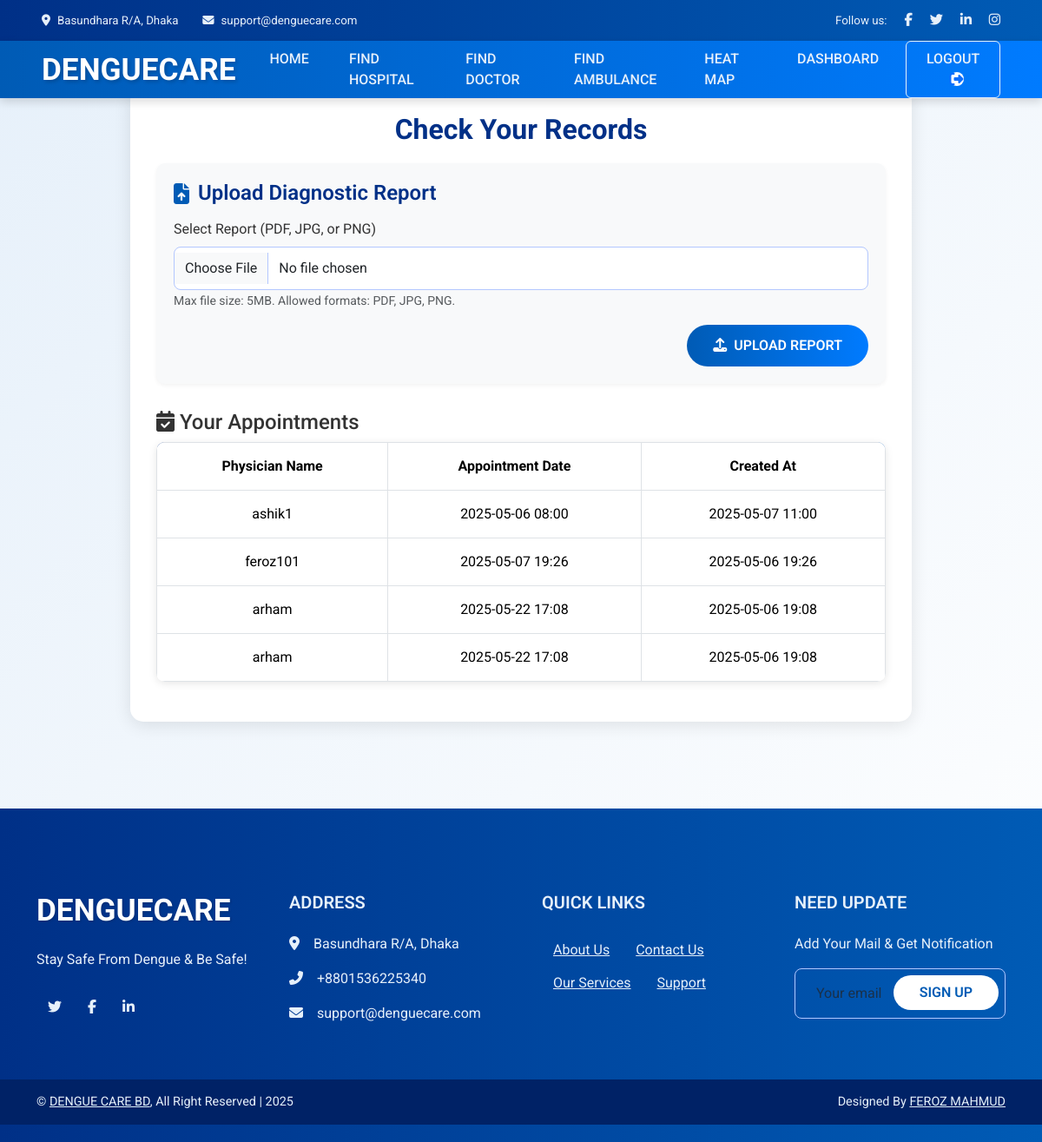
/pages/check_records.php (signed in), run on the app's committed database.
### tables this page shows
CREATE TABLE `appointments` (
  `id` int(11) NOT NULL,
  `patient_id` int(11) NOT NULL,
  `physician_id` int(11) NOT NULL,
  `appointment_date` datetime NOT NULL,
  `created_at` timestamp NOT NULL DEFAULT current_timestamp()
);

CREATE TABLE `physicians` (
  `id` int(11) NOT NULL,
  `full_name` varchar(255) NOT NULL,
  `gender` enum('Male','Female','Other') NOT NULL,
  `email` varchar(255) NOT NULL,
  `mobile` varchar(20) NOT NULL,
  `nid_no` varchar(50) NOT NULL,
  `bmdc_reg_no` varchar(50) NOT NULL,
  `username` varchar(50) NOT NULL,
  `password` varchar(255) NOT NULL,
  `created_at` timestamp NOT NULL DEFAULT current_timestamp()
);

### pages/check_records.php (the view, shortened to what this page needs)
<?php
require 'db_connect.php';
try {
    $stmt = $conn->prepare("
        SELECT a.id, a.appointment_date, a.created_at, p.username AS physician_name
        FROM appointments a
        JOIN physicians p ON a.physician_id = p.id
        WHERE a.patient_id = :patient_id
        ORDER BY a.created_at DESC
    ");
    $stmt->execute(['patient_id' => $_SESSION['user_id']]);
    $appointments = $stmt->fetchAll(PDO::FETCH_ASSOC);
} catch (PDOException $e) {
    $error = "Error fetching appointments: " . $e->getMessage();
    error_log("Appointment fetch error: " . $e->getMessage());
}
?>
<!DOCTYPE html>
<html lang="en">
<head>
    <link href="https://cdn.jsdelivr.net/npm/bootstrap@5.3.3/dist/css/bootstrap.min.css" rel="stylesheet">
    <link rel="stylesheet" href="https://cdnjs.cloudflare.com/ajax/libs/font-awesome/6.6.0/css/all.min.css">
</head>
<body>
    <div class="container-fluid fixed-top px-0">
        <div class="top-bar row gx-0 align-items-center d-none d-lg-flex">
            <div class="col-lg-6 px-5 text-start">
                <small><i class="fa fa-map-marker-alt me-2"></i>Basundhara R/A, Dhaka</small>
                <small class="ms-4"><i class="fa fa-envelope me-2"></i>support@denguecare.com</small>
            </div>
            <div class="col-lg-6 px-5 text-end">
                <small>Follow us:</small>
                <a class="ms-3" href="https://www.facebook.com/Feeerozzz"><i class="fab fa-facebook-f"></i></a>
                <a class="ms-3" href="https://www.twitter.com/Feeerozzz"><i class="fab fa-twitter"></i></a>
                <a class="ms-3" href="https://www.linkedin.com/Feroz.mahmud36"><i class="fab fa-linkedin-in"></i></a>
                <a class="ms-3" href="https://www.instagram.com/Feeerozzz"><i class="fab fa-instagram"></i></a>
            </div>
        </div>
        <nav class="navbar navbar-expand-lg navbar-dark py-lg-0 px-lg-5">
            <a href="index.html" class="navbar-brand ms-4 ms-lg-0">
                <h1 class="fw-bold m-0">DENGUE<span class="text-white">CARE</span></h1>
            </a>
            <div class="collapse navbar-collapse" id="navbarCollapse">
                <div class="navbar-nav ms-auto p-4 p-lg-0">
                    <a href="index.html" class="nav-item nav-link">HOME</a>
                    <a href="about.html" class="nav-item nav-link">FIND HOSPITAL</a>
                    <a href="find_doctor.html" class="nav-item nav-link">FIND DOCTOR</a>
                    <a href="find_ambulance.html" class="nav-item nav-link">FIND AMBULANCE</a>
                    <a href="heatmap.html" class="nav-item nav-link">HEAT MAP</a>
                    <a href="patient_dashboard.php" class="nav-item nav-link">DASHBOARD</a>
                </div>
                <div class="d-none d-lg-flex ms-2">
                    <form action="logout.php" method="POST">
                        <button type="submit" class="btn btn-outline-light py-2 px-3">
                            LOGOUT
                            <div class="d-inline-flex btn-sm-square bg-white text-primary rounded-circle ms-2">
                                <i class="fa fa-sign-out-alt"></i>
                            </div>
                        </button>
                    </form>
                </div>
            </div>
        </nav>
    </div>
    <div class="container content-container fade-in">
        <h2>Check Your Records</h2>
        <div class="form-section">
            <h4><i class="fas fa-file-upload"></i> Upload Diagnostic Report</h4>
            <form action="check_records.php" method="POST" enctype="multipart/form-data" onsubmit="return validateFile()">
                <div class="mb-3">
                    <label for="diagnosis_report" class="form-label">Select Report (PDF, JPG, or PNG)</label>
                    <input type="file" class="form-control" id="diagnosis_report" name="diagnosis_report" accept=".pdf,.jpg,.jpeg,.png" required>
                    <small class="form-text text-muted">Max file size: 5MB. Allowed formats: PDF, JPG, PNG.</small>
                </div>
                <div class="text-end">
                    <button type="submit" class="btn btn-primary">
                        <i class="fas fa-upload me-2"></i>Upload Report
                    </button>
                </div>
            </form>
        </div>
        <div class="table-container">
            <h4><i class="fas fa-calendar-check"></i> Your Appointments</h4>
            <?php if (!empty($appointments)) { ?>
                <table class="table table-bordered">
                    <thead>
                        <tr>
                            <th>Physician Name</th>
                            <th>Appointment Date</th>
                            <th>Created At</th>
                        </tr>
                    </thead>
                    <tbody>
                        <?php foreach ($appointments as $appointment) { ?>
                            <tr>
                                <td><?php echo htmlspecialchars($appointment['physician_name']); ?></td>
                                <td><?php echo htmlspecialchars(date('Y-m-d H:i', strtotime($appointment['appointment_date']))); ?></td>
                                <td><?php echo htmlspecialchars(date('Y-m-d H:i', strtotime($appointment['created_at']))); ?></td>
                            </tr>
                        <?php } ?>
                    </tbody>
                </table>
            <?php } else { ?>
                <p>No appointments found.</p>
            <?php } ?>
        </div>
    </div>
    <div class="container-fluid footer mt-5 pt-5">
        <div class="container py-5">
            <div class="row g-5">
                <div class="col-lg-3 col-md-6">
                    <h1 class="fw-bold mb-4">DENGUE<span class="text-white">CARE</span></h1>
                    <p>Stay Safe From Dengue & Be Safe!</p>
                    <div class="d-flex pt-2">
                        <a class="btn btn-square me-1" href=""><i class="fab fa-twitter"></i></a>
                        <a class="btn btn-square me-1" href=""><i class="fab fa-facebook-f"></i></a>
                        <a class="btn btn-square me-0" href=""><i class="fab fa-linkedin-in"></i></a>
                    </div>
                </div>
                <div class="col-lg-3 col-md-6">
                    <h5 class="mb-4">Address</h5>
                    <p><i class="fa fa-map-marker-alt me-3"></i>Basundhara R/A, Dhaka</p>
                    <p><i class="fa fa-phone-alt me-3"></i>+8801536225340</p>
                    <p><i class="fa fa-envelope me-3"></i>support@denguecare.com</p>
                </div>
                <div class="col-lg-3 col-md-6">
                    <h5 class="mb-4">Quick Links</h5>
                    <a class="btn btn-link" href="">About Us</a>
                    <a class="btn btn-link" href="">Contact Us</a>
                    <a class="btn btn-link" href="">Our Services</a>
                    <a class="btn btn-link" href="">Support</a>
                </div>
                <div class="col-lg-3 col-md-6">
                    <h5 class="mb-4">Need Update</h5>
                    <p>Add Your Mail & Get Notification</p>
                    <div class="position-relative mx-auto" style="max-width: 400px;">
                        <button type="button" class="btn btn-primary py-2 position-absolute top-0 end-0 mt-2 me-2">Sign Up</button>
                    </div>
                </div>
            </div>
        </div>
        <div class="container-fluid copyright">
            <div class="container">
                <div class="row">
                    <div class="col-md-6 text-center text-md-start mb-3 mb-md-0">
                        © <a href="#">DENGUE CARE BD</a>, All Right Reserved | 2025
                    </div>
                    <div class="col-md-6 text-center text-md-end">
                        Designed By <a href="https://www.facebook.com/ferozmahmud.sheikh">FEROZ MAHMUD</a>
                    </div>
                </div>
            </div>
        </div>
    </div>
</body>
</html>

### pages/check_records.php (style rules this page uses)
body { font-family: 'Roboto', sans-serif; background: linear-gradient(135deg, #e6f0fa 0%, #ffffff 100%); margin: 0; color: #333; }
.top-bar { background: linear-gradient(90deg, #003087, #005bb5); padding: 12px 0; font-size: 0.95rem; color: #e6f0fa; box-shadow: 0 2px 5px rgba(0, 0, 0, 0.1); }
.top-bar a { color: #e6f0fa; transition: color 0.3s; }
.navbar { background: linear-gradient(90deg, #005bb5, #007bff); padding: 15px 0; box-shadow: 0 4px 10px rgba(0, 0, 0, 0.15); }
.navbar-brand h1 { font-size: 2.2rem; font-weight: 700; color: #ffffff; text-shadow: 2px 2px 4px rgba(0, 0, 0, 0.2); transition: transform 0.3s; }
.navbar-nav .nav-link { color: #e6f0fa !important; font-weight: 500; margin: 0 15px; transition: color 0.3s; }
.btn-outline-light { border-color: #e6f0fa; color: #e6f0fa; font-weight: 500; transition: background 0.3s, color 0.3s; }
.content-container { margin: 100px auto; max-width: 900px; background: #ffffff; border-radius: 15px; box-shadow: 0 4px 20px rgba(0, 0, 0, 0.1); padding: 30px; animation: fadeIn 0.5s ease-in-out; }
.content-container h2 { color: #003087; font-weight: 700; margin-bottom: 20px; text-align: center; }
.form-section { background: #f8f9fa; border-radius: 10px; padding: 20px; margin-bottom: 30px; box-shadow: 0 2px 5px rgba(0, 0, 0, 0.05); }
.form-section h4 { color: #003087; font-weight: 600; margin-bottom: 15px; display: flex; align-items: center; }
.form-section h4 i { margin-right: 10px; color: #005bb5; }
.form-control { border-radius: 8px; border: 1px solid #b3c7ff; padding: 12px; font-size: 1rem; transition: border-color 0.3s, box-shadow 0.3s, transform 0.2s; }
.btn-primary { background: linear-gradient(90deg, #005bb5, #007bff); border: none; border-radius: 25px; padding: 12px 30px; font-weight: 600; text-transform: uppercase; transition: background 0.3s, transform 0.2s; }
.table-container { margin-top: 30px; }
.table { border-radius: 10px; overflow: hidden; box-shadow: 0 2px 10px rgba(0, 0, 0, 0.1); }
.table thead { background: linear-gradient(90deg, #003087, #005bb5); color: #ffffff; }
.table th, .table td { padding: 15px; text-align: center; vertical-align: middle; }
.table tbody tr { transition: background 0.3s; }
.footer { background: linear-gradient(90deg, #003087, #005bb5); padding: 60px 0 20px; color: #e6f0fa; }
.footer h1 { font-size: 2.2rem; font-weight: 700; color: #ffffff; text-shadow: 1px 1px 3px rgba(0, 0, 0, 0.2); }
.footer h5 { color: #e6f0fa; font-weight: 600; text-transform: uppercase; }
.footer p, .footer a { color: #e6f0fa; transition: color 0.3s; }
.footer .btn-primary { background: #ffffff; color: #005bb5; border: none; transition: background 0.3s, color 0.3s; }
.copyright { background: #002266; padding: 15px 0; font-size: 0.9rem; }

### data on the page
appointments: physician.username "ashik1", appointment_date "2025-05-06 08:00", created_at "2025-05-07 11:00"
appointments: physician.username "feroz101", appointment_date "2025-05-07 19:26", created_at "2025-05-06 19:26"
appointments: physician.username "arham", appointment_date "2025-05-22 17:08", created_at "2025-05-06 19:08"
appointments: physician.username "arham", appointment_date "2025-05-22 17:08", created_at "2025-05-06 19:08"
